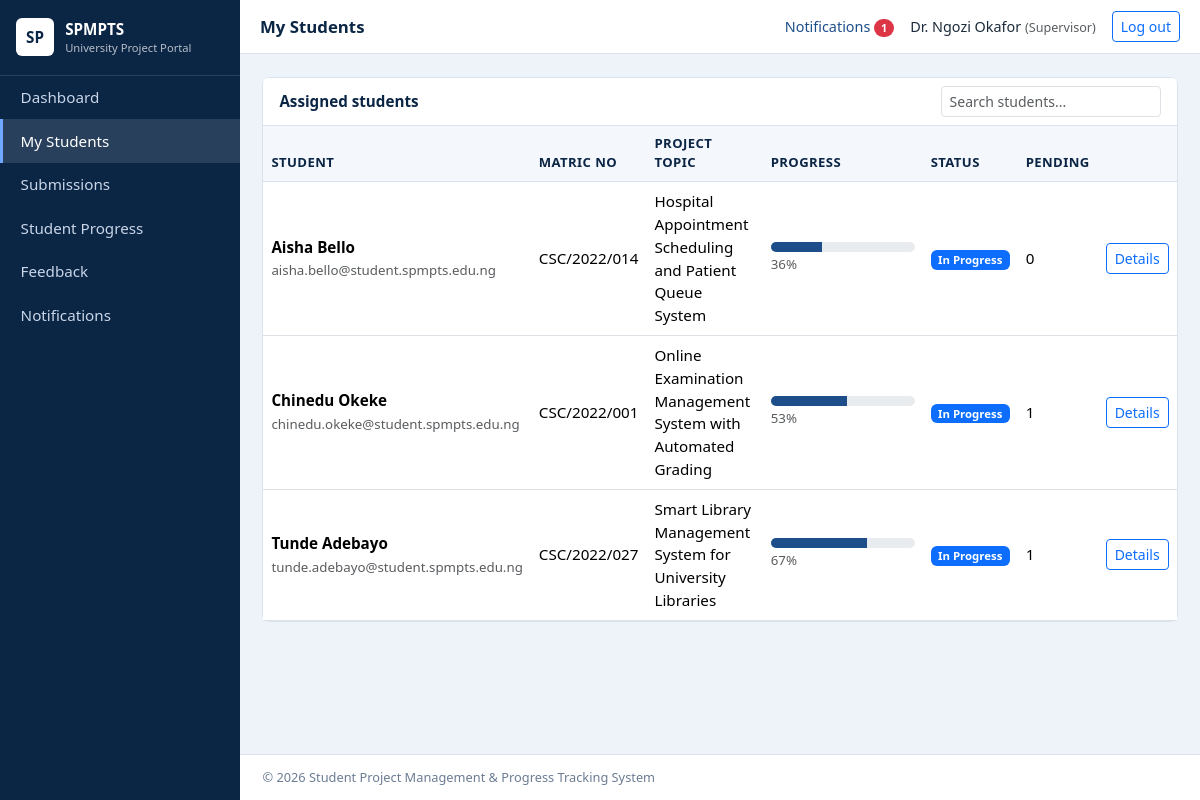
Screenshot of /supervisor/students.php (signed in) with the database file from the repository.
### tables this page shows
CREATE TABLE projects (
  id INT UNSIGNED AUTO_INCREMENT PRIMARY KEY,
  student_id INT UNSIGNED NOT NULL UNIQUE,
  supervisor_id INT UNSIGNED NULL,
  title VARCHAR(255) NOT NULL,
  description TEXT NULL,
  status ENUM('Not Started','In Progress','Completed') NOT NULL DEFAULT 'Not Started',
  progress TINYINT UNSIGNED NOT NULL DEFAULT 0,
  created_at TIMESTAMP NOT NULL DEFAULT CURRENT_TIMESTAMP,
  CONSTRAINT fk_proj_stu FOREIGN KEY (student_id) REFERENCES students(id) ON DELETE CASCADE,
  CONSTRAINT fk_proj_sup FOREIGN KEY (supervisor_id) REFERENCES supervisors(id) ON DELETE SET NULL,
  INDEX idx_proj_sup (supervisor_id), INDEX idx_proj_status (status)
);

CREATE TABLE users (
  id INT UNSIGNED AUTO_INCREMENT PRIMARY KEY,
  full_name VARCHAR(120) NOT NULL,
  email VARCHAR(150) NOT NULL UNIQUE,
  password_hash VARCHAR(255) NOT NULL,
  role ENUM('admin','supervisor','student') NOT NULL,
  status ENUM('active','inactive') NOT NULL DEFAULT 'active',
  last_login DATETIME NULL,
  created_at TIMESTAMP NOT NULL DEFAULT CURRENT_TIMESTAMP,
  INDEX idx_users_role (role), INDEX idx_users_status (status)
);

CREATE TABLE students (
  id INT UNSIGNED AUTO_INCREMENT PRIMARY KEY,
  user_id INT UNSIGNED NOT NULL UNIQUE,
  matric_no VARCHAR(30) NOT NULL UNIQUE,
  department VARCHAR(120) NOT NULL,
  level VARCHAR(5) NOT NULL DEFAULT '400',
  phone VARCHAR(25) NULL,
  supervisor_id INT UNSIGNED NULL,
  created_at TIMESTAMP NOT NULL DEFAULT CURRENT_TIMESTAMP,
  CONSTRAINT fk_stu_user FOREIGN KEY (user_id) REFERENCES users(id) ON DELETE CASCADE,
  CONSTRAINT fk_stu_sup FOREIGN KEY (supervisor_id) REFERENCES supervisors(id) ON DELETE SET NULL
);

### config/db.php (called while the page is built, shortened)
<?php
function db(): PDO {
    static $pdo = null;
    if ($pdo === null) {
        try {
            $pdo = new PDO('mysql:host=' . DB_HOST . ';dbname=' . DB_NAME . ';charset=utf8mb4', DB_USER, DB_PASS, [
                PDO::ATTR_ERRMODE => PDO::ERRMODE_EXCEPTION,
                PDO::ATTR_DEFAULT_FETCH_MODE => PDO::FETCH_ASSOC,
                PDO::ATTR_EMULATE_PREPARES => false,
            ]);
        } catch (PDOException $e) {
            http_response_code(500);
            exit('Database connection failed. Check config/db.php and make sure MySQL is running and database.sql has been imported.');
        }
    }
    return $pdo;
}

### supervisor/students.php (the view, shortened to what this page needs)
<?php
require_once __DIR__ . '/../includes/auth.php';
$sup = supervisor_rec();
$st = db()->prepare('SELECT p.*, s.matric_no, s.department, s.level, u.full_name, u.email,
  (SELECT COUNT(*) FROM submissions x WHERE x.project_id=p.id AND x.status IN (\'Pending\',\'Under Review\')) pending
  FROM projects p JOIN students s ON s.id=p.student_id JOIN users u ON u.id=s.user_id WHERE p.supervisor_id=? ORDER BY u.full_name');
$st->execute([$sup['id']]); $rows = $st->fetchAll();
$pageTitle = 'My Students'; include __DIR__ . '/../includes/header.php';
?>
<div class="card"><div class="card-header d-flex flex-wrap gap-2 justify-content-between align-items-center">Assigned students
 <input type="search" class="form-control form-control-sm w-auto" placeholder="Search students..." data-table-search="#t"></div>
<div class="table-responsive"><table class="table table-hover mb-0 align-middle" id="t"><thead><tr><th>Student</th><th>Matric No</th><th>Project topic</th><th style="width:160px">Progress</th><th>Status</th><th>Pending</th><th></th></tr></thead><tbody>
<?php foreach ($rows as $r): ?><tr><td><strong><?= e($r['full_name']) ?></strong><br><small class="text-muted"><?= e($r['email']) ?></small></td><td><?= e($r['matric_no']) ?></td><td><?= e($r['title']) ?></td><td><?= progress_bar((int)$r['progress']) ?></td><td><?= badge($r['status']) ?></td><td><?= (int)$r['pending'] ?></td>
<td><a class="btn btn-sm btn-outline-primary" href="<?= e(url('supervisor/progress.php?project=' . (int)$r['id'])) ?>">Details</a></td></tr>
<?php endforeach; if (!$rows): ?><tr><td colspan="7" class="text-muted">No students have been assigned to you yet.</td></tr><?php endif; ?></tbody></table></div></div>
<?php include __DIR__ . '/../includes/footer.php'; ?>

### includes/auth.php (shortened to what this page needs)
<?php
require_once __DIR__ . '/../config/db.php';
function e($v): string { return htmlspecialchars((string)$v, ENT_QUOTES, 'UTF-8'); }
function url(string $p = ''): string { return BASE_URL . '/' . ltrim($p, '/'); }
function badge(string $s): string {
    $map = ['Not Started' => 'secondary', 'In Progress' => 'primary', 'Submitted' => 'info', 'Under Review' => 'warning', 'Approved' => 'success',
            'Revision Required' => 'danger', 'Pending' => 'info', 'Rejected' => 'danger', 'Completed' => 'success', 'active' => 'success', 'inactive' => 'secondary'];
    return '<span class="badge text-bg-' . ($map[$s] ?? 'secondary') . '">' . e($s) . '</span>';
}
function progress_bar(int $p): string {
    return '<div class="progress" style="height:10px"><div class="progress-bar" style="width:' . $p . '%"></div></div><small class="text-muted">' . $p . '%</small>';
}

### assets/css/style.css (style rules this page uses)
:root { --navy:#0b2545;--blue:#1d4e89;--light:#eef3f9;--line:#d9e2ee }
body { background:var(--light);font-family:"Segoe UI",Roboto,Arial,sans-serif;color:#1c2b3a;font-size:.95rem }
.card { border:1px solid var(--line);border-radius:8px;box-shadow:none }
.card-header { background:#fff;font-weight:600;color:var(--navy);border-bottom:1px solid var(--line) }
.progress-bar { background:var(--blue) }
.table thead th { background:#f4f7fb;color:var(--navy);font-size:.82rem;text-transform:uppercase;letter-spacing:.03em;border-bottom:1px solid var(--line) }

### rows the page displays
projects: users.full_name "Aisha Bello", users.email "aisha.bello@student.spmpts.edu.ng", student.matric_no "CSC/2022/014", title "Hospital Appointment Scheduling and Patient Queue System", progress "36", status "In Progress", pending "0"
projects: users.full_name "Chinedu Okeke", users.email "chinedu.okeke@student.spmpts.edu.ng", student.matric_no "CSC/2022/001", title "Online Examination Management System with Automated Grading", progress "53", status "In Progress", pending "1"
projects: users.full_name "Tunde Adebayo", users.email "tunde.adebayo@student.spmpts.edu.ng", student.matric_no "CSC/2022/027", title "Smart Library Management System for University Libraries", progress "67", status "In Progress", pending "1"

### other values shown
$label "Dashboard"
$label "My Students"
$label "Submissions"
$label "Student Progress"
$label "Feedback"
$pageTitle "My Students"
$unread "1"
$_SESSION['name'] "Dr. Ngozi Okafor"
$role "Supervisor"
